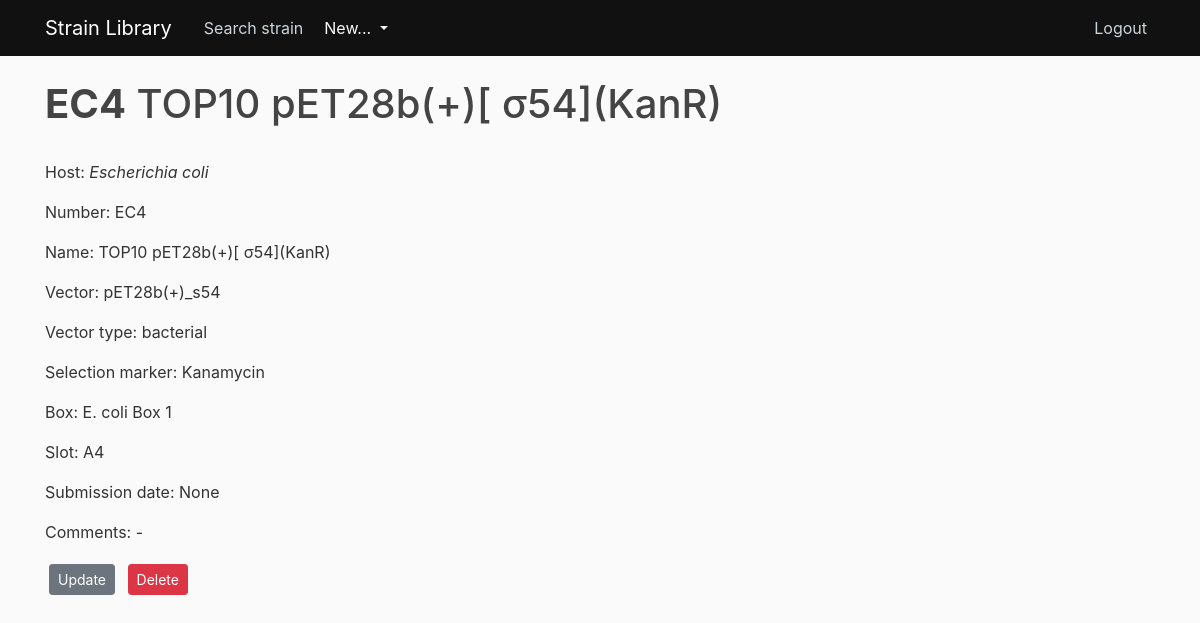
The app's page /strain/4/ (signed in) with its own data.
### strain_library/models.py (models this page shows, shortened)
class Strain(db.Model):
    __tablename__ = 'strain'
    id = db.Column(db.Integer, primary_key=True)
    number = db.Column(db.String, nullable=False, unique=True)
    name = db.Column(db.String, nullable=False)
    host = db.Column(db.String, nullable=False)
    vector = db.Column(db.String)
    vector_type = db.Column(db.String)
    selection_marker = db.Column(db.String)
    box = db.Column(db.String)
    slot = db.Column(db.String)
    date_of_creation = db.Column(db.Date)
    comments = db.Column(db.Text)
    user_id = db.Column(db.Integer, db.ForeignKey('user.id'), nullable=False)
    box_id = db.Column(db.Integer, db.ForeignKey('box.id'), nullable=False)
    type = db.Column(db.String)
    __mapper_args__ = {
        'polymorphic_identity':'strain',
        'polymorphic_on':type
    }

### strain_library/routes.py (the view)
@app.route("/strain/<int:strain_id>/")
@login_required
def strain(strain_id):
    strain = Strain.query.get_or_404(strain_id)
    return render_template('strain.html', title=strain.name, strain=strain)

### strain_library/models.py (called while the page is built)
@login_manager.user_loader
def load_user(user_id):
    return User.query.get(int(user_id))

### strain_library/templates/strain.html (shortened to what this page needs)
{% extends "layout.html" %}
{% block content %}
<h1><b>{{ strain.number }}</b> {{ strain.name }}</h1>
<br>
<p>
  Host: <i>{{ strain.host }}</i>
</p>
<p>
  Number: {{ strain.number }}
</p>
<p>
  Name: {{ strain.name }}
</p>
<p>
  Vector: {{ strain.vector }}
</p>
<p>
  Vector type: {{ strain.vector_type }}
</p>
<p>
  Selection marker: {{ strain.selection_marker }}
</p>
<p>
  Box: {{ strain.box }}
</p>
<p>
  Slot: {{ strain.slot }}
</p>
<p>
  Submission date: {{ strain.date_of_creation }}
</p>
<p>
  Comments: {{ strain.comments }}
</p>
<div>
  <a class="btn btn-secondary btn-sm m-1" href="{{ url_for('update_strain', strain_id=strain.id) }}"> Update </a>
  <button type="button" class="btn btn-danger btn-sm m-1" data-toggle="modal" data-target="#deleteModal">Delete</button>
</div>
{% endblock content %}

### strain_library/static/main.css (style rules this page uses)
body { background: #fafafa; color: #333333; margin-top: 5rem; }
h1, h2, h3, h4, h5, h6 { color: #444444; }

### records on screen
Strain: number "EC4", name "TOP10 pET28b(+)[ σ54](KanR)", host "Escherichia coli", vector "pET28b(+)_s54", vector_type "bacterial", selection_marker "Kanamycin", box "E. coli Box 1", slot "A4", date_of_creation "None", comments "-"
